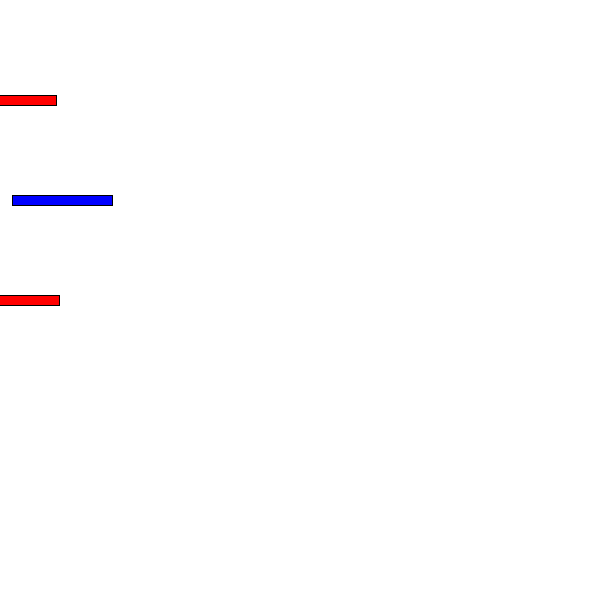
Frame 1 (no input)
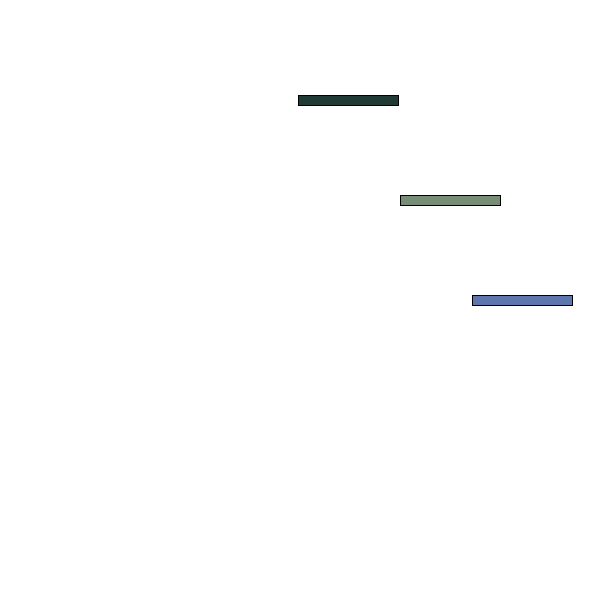
Frame 60 (the mouse pressed at the canvas centre just before this capture)
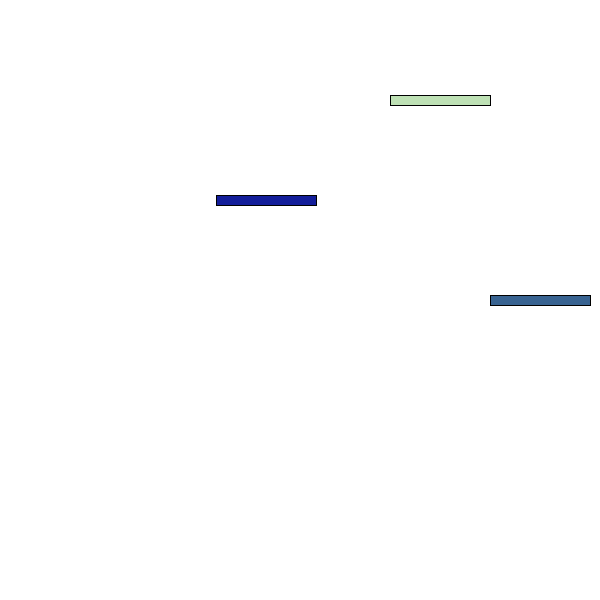
Frame 120 (the mouse held since frame 60 and released just before this capture)

The Processing sketch that drew these frames (run headless with seeded random() and noise(); from frame 60 on, the mouse is pressed at the canvas centre):

// Processing sketch: processing_115772
// ── processing_115772.pde

Car myCar1;
Car myCar2; // Two objects!
Car myCar3;

void setup() {
  size(600,600);
  myCar1 = new Car(color(255,0,0),0,300,3); // Parameters go inside the parentheses when the object is constructed.
  myCar2 = new Car(color(0,0,255),50,200,4);
  myCar3 = new Car(color(255,0,0),0,100,2);
}

void draw() {
  background(255);
  myCar1.move();
  myCar1.display();
  myCar2.move();
  myCar2.display();
  myCar3.move();
  myCar3.display();
}

class Car { // Even though there are multiple objects, we still only need one class. No matter how many cookies we make, only one cookie cutter is needed.Isnâ€™t object-oriented programming swell?
  color c;
  float xpos;
  float ypos;
  float xspeed;

  Car(color tempC, float tempXpos, float tempYpos, float tempXspeed) { // The Constructor is defined with arguments.
    c = tempC;
    xpos = tempXpos;
    ypos = tempYpos;
    xspeed = tempXspeed;
  }

  void display() {
    stroke(0);
    fill(c);
    rectMode(CENTER);
    rect(xpos,ypos,100,10);
  }
  void move() {
    xpos = xpos + xspeed;
   if ((myCar1.xpos > width)||(xpos < 0))
    {
      c = color(random(10,250),random(10,250),random(50,250));
xspeed = xspeed / -1;  }

xpos = xpos + xspeed;
   if ((myCar2.xpos > width)||(xpos < 0))
    {
      c = color(random(10,250),random(10,250),random(50,250));
xspeed = xspeed / -1;  

}  
xpos = xpos + xspeed;
   if ((myCar3.xpos > width)||(xpos < 0))
    {
xspeed = xspeed / -1;  }  
}
}
